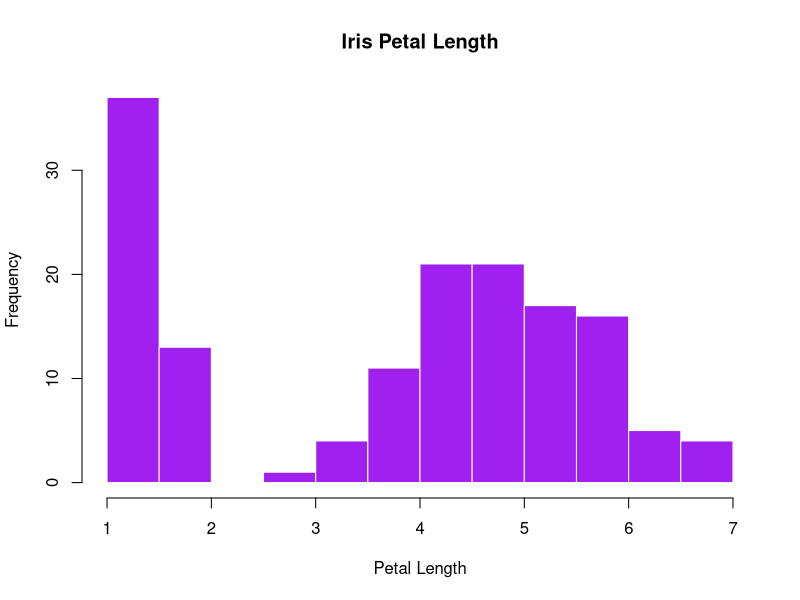

Reproduce this figure in R. (Note: this script raises an error after producing the figure.)
# Open dataset called Iris (already in library)
data(iris)

#Define new variable that only uses one column of the dataset
iris_petal_length=iris$Petal.Length

#Fine the mean and define a new object
petal_length_mean=mean(iris_petal_length)

#Plot the histogram using the earlier object
hist(iris_petal_length,
     col = "purple", 
     main = "Iris Petal Length", 
     xlab="Petal Length",
     border = "white")

#Ggplot Example
#Install ggplot
install.packages("ggplot2")
library(ggplot2)

#Plot the histogram
qplot(iris_petal_length, 
      geom = "histogram",
      fill= I("purple"),
      alpha=0.5,
      col=I("black"),
      xlab= "Petal Length",
      binwidth=)

